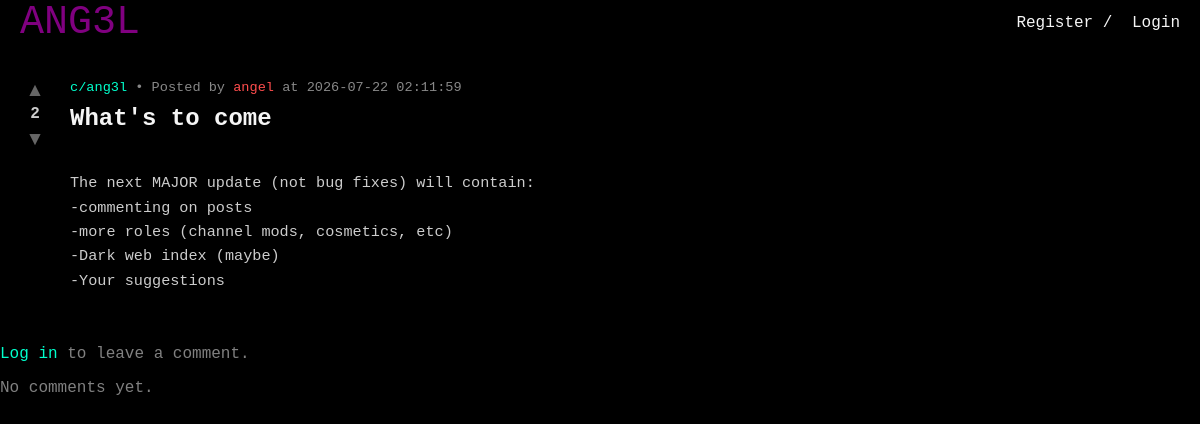
The page /post.php?id=2 on the database as committed earlier.
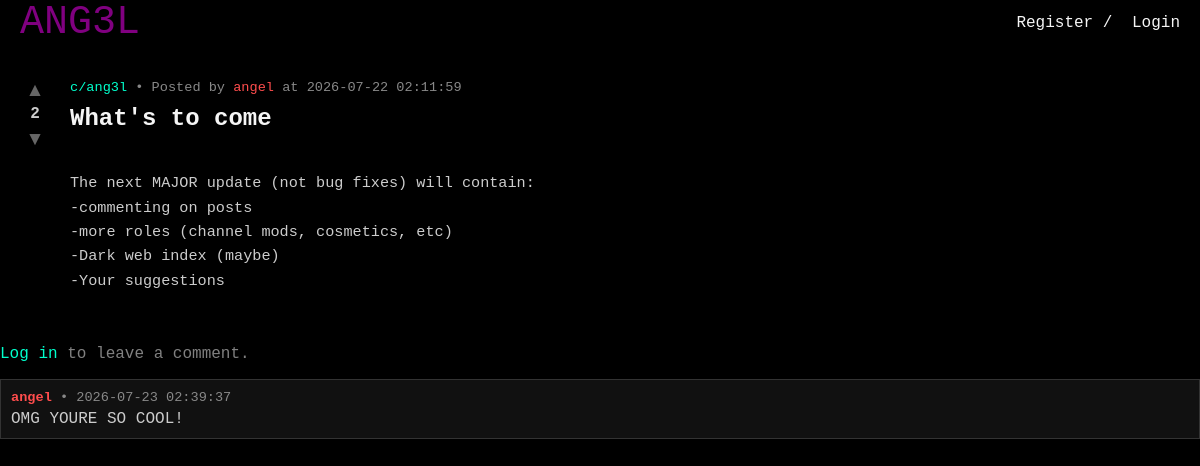
The same page on the database as committed later.
### tables this page shows
CREATE TABLE comments (
    id INTEGER PRIMARY KEY AUTOINCREMENT,
    post_id INTEGER NOT NULL,
    user_id INTEGER NOT NULL,
    body TEXT NOT NULL,
    created_at DATETIME DEFAULT CURRENT_TIMESTAMP,
    FOREIGN KEY (post_id) REFERENCES posts(id) ON DELETE CASCADE,
    FOREIGN KEY (user_id) REFERENCES users(id) ON DELETE CASCADE
);

CREATE TABLE users (
    id INTEGER PRIMARY KEY AUTOINCREMENT,
    username TEXT UNIQUE NOT NULL,
    password_hash TEXT NOT NULL,
    is_admin INTEGER DEFAULT 0,
    created_at DATETIME DEFAULT CURRENT_TIMESTAMP
, role TEXT DEFAULT 'member', karma INTEGER DEFAULT 0);

### db.php (called while the page is built, shortened)
<?php
if (!function_exists('getRoleColor')) {
    function getRoleColor($role) {
        switch ($role) {
            case 'admin': return '#FF4D4D';
        }
    }
}

### public/post.php (the view, shortened to what this page needs)
<?php
require_once __DIR__ . '/../db.php';
$post_id = $_GET['id'] ?? '';
$current_logged_in_user = $_SESSION['user_id'] ?? '';
$stmt = $db->prepare("
    SELECT p.*, u.username, u.role, c.name as channel_name,
    (SELECT vote_type FROM votes WHERE user_id = ? AND post_id = p.id) as user_vote
    FROM posts p
    JOIN users u ON p.user_id = u.id
    JOIN subchannels c ON p.subchannel_id = c.id
    WHERE p.id = ?
");
$stmt->execute([$current_logged_in_user, $post_id]);
$post = $stmt->fetch(PDO::FETCH_ASSOC);
$stmt_comments = $db->prepare("
    SELECT c.*, u.username, u.role
    FROM comments c
    JOIN users u ON c.user_id = u.id
    WHERE c.post_id = ?
    ORDER BY c.created_at ASC
");
$stmt_comments->execute([$post_id]);
$comments = $stmt_comments->fetchAll(PDO::FETCH_ASSOC);
?>
<!DOCTYPE html>
<html>
<head>
    <link rel="stylesheet" type="text/css" href="/css/header.css">
    <link rel="stylesheet" type="text/css" href="/css/post.css">
</head>
<body>
    <?php include __DIR__ . '/../includes/header.php'; ?>
    <div class="container">
        <div class="post-container" data-post-id="<?php echo $post['id']; ?>">
            <div class="vote-section">
                <button class="vote-btn upvote <?php echo ($post['user_vote'] == 1) ? 'active' : ''; ?>" onclick="castVote('<?php echo $post['id']; ?>', 1)">▲</button>
                <span class="vote-count" id="vote-count-<?php echo $post['id']; ?>"><?php echo $post['votes_count']; ?></span>
                <button class="vote-btn downvote <?php echo ($post['user_vote'] == -1) ? 'active' : ''; ?>" onclick="castVote('<?php echo $post['id']; ?>', -1)">▼</button>
            </div>
            <div class="post-main">
                <div class="meta">
                    <a class="channel-link" href="/c/<?php echo htmlspecialchars($post['channel_name'], ENT_QUOTES, 'UTF-8'); ?>">c/<?php echo htmlspecialchars($post['channel_name'], ENT_QUOTES, 'UTF-8'); ?></a>
                    • Posted by
                    <a href="/u/<?php echo htmlspecialchars($post['username'], ENT_QUOTES, 'UTF-8'); ?>" style="color: <?php echo getRoleColor($post['role']); ?>; text-decoration: none;">
                        <?php echo htmlspecialchars($post['username'], ENT_QUOTES, 'UTF-8'); ?>
                    </a>
                    at <?php echo $post['created_at']; ?>
                </div>
                <h1 class="post-title"><?php echo htmlspecialchars($post['title'], ENT_QUOTES, 'UTF-8'); ?></h1>
                <div class="post-body">
                    <?php echo htmlspecialchars($post['body'], ENT_QUOTES, 'UTF-8'); ?>
                </div>
            </div>
        </div>
    </div>
    <div class="comments-section" style="margin-top: 2rem;">
        <?php if (isset($_SESSION['user_id'])): ?>
        <form action="post.php?id=<?php echo urlencode($post_id); ?>" method="POST" style="margin-top: 1.5rem;">
            <input type="hidden" name="csrf_token" value="<?php echo htmlspecialchars($_SESSION['csrf_token'], ENT_QUOTES, 'UTF-8'); ?>">
            <div style="margin-bottom: 1rem;">
                <label for="comment_body">Leave a comment:</label><br>
                <textarea id="comment_body" name="comment_body" required style="width: 90%; height: 80px; background: #000; color: #fff; border: 1px solid #444; padding: 8px;"></textarea>
            </div>
            <button type="submit" style="background: #333; color: #fff; border: 1px solid #555; padding: 8px 16px; cursor: pointer;">Post Comment</button>
        </form>
    <?php else: ?>
        <p style="color: gray; margin-top: 1.5rem;"><a href="/login.php" style="color: #00ffcc;">Log in</a> to leave a comment.</p>
    <?php endif; ?>
        <?php if (empty($comments)): ?>
            <p style="color: gray;">No comments yet.</p>
        <?php else: ?>
            <?php foreach ($comments as $comment): ?>
                <div class="comment-card" style="border: 1px solid #333; padding: 10px; margin-bottom: 10px; background: #111;">
                    <div style="font-size: 0.85rem; color: #888; margin-bottom: 5px;">
                        <strong style="color: <?php echo getRoleColor($comment['role']); ?>;">
                            <?php echo htmlspecialchars($comment['username'], ENT_QUOTES, 'UTF-8'); ?>
                        </strong>
                        • <?php echo $comment['created_at']; ?>
                    </div>
                    <div style="color: #ccc;"><?php echo nl2br(htmlspecialchars($comment['body'], ENT_QUOTES, 'UTF-8')); ?></div>
                </div>
            <?php endforeach; ?>
        <?php endif; ?>
    </div>
</body>
</html>

Rows that differ between the two databases and show on the page:
added comments: user.username "angel", created_at "2026-07-23 02:39:37", body "OMG YOURE SO COOL!"
Other text that changed with them:
text no longer shown: "No comments yet."
